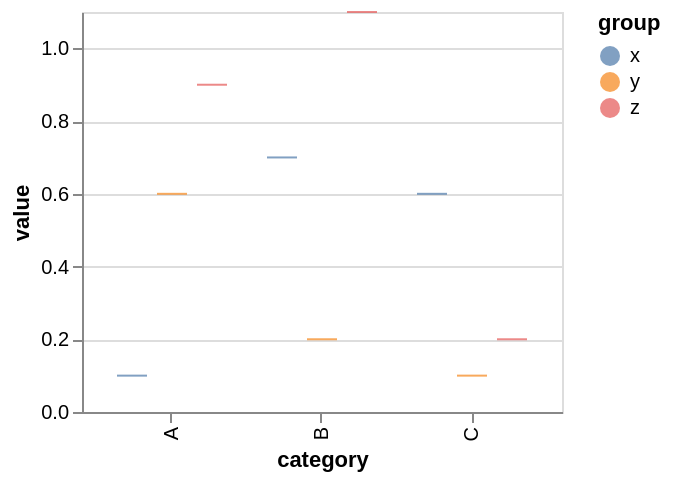

The Vega-Lite source for this figure:
### Vega specification from a JSON file in a GitHub repository (floating-point values rounded to 4 significant figures)
{"$schema": "https://vega.github.io/schema/vega/v5.json", "background": "white", "padding": 5, "height": 200, "style": "cell", "data": [{"name": "source_0", "values": [{"category": "A", "group": "x", "value": 0.1}, {"category": "A", "group": "y", "value": 0.6}, {"category": "A", "group": "z", "value": 0.9}, {"category": "B", "group": "x", "value": 0.7}, {"category": "B", "group": "y", "value": 0.2}, {"category": "B", "group": "z", "value": 1.1}, {"category": "C", "group": "x", "value": 0.6}, {"category": "C", "group": "y", "value": 0.1}, {"category": "C", "group": "z", "value": 0.2}]}, {"name": "data_0", "source": "source_0", "transform": [{"type": "filter", "expr": "isValid(datum[\"value\"]) && isFinite(+datum[\"value\"])"}]}], "signals": [{"name": "x_step", "update": "20 * domain('xOffset').length / (1-0.2)"}, {"name": "width", "update": "bandspace(domain('x').length, 0.2, 0.2) * x_step"}], "marks": [{"name": "marks", "type": "rect", "style": ["tick"], "from": {"data": "data_0"}, "encode": {"update": {"opacity": {"value": 0.7}, "fill": {"scale": "color", "field": "group"}, "ariaRoleDescription": {"value": "tick"}, "description": {"signal": "\"category: \" + (\"\" + datum[\"category\"]) + \"; value: \" + (!isValid(datum[\"value\"]) || !isFinite(+datum[\"value\"]) ? \"\" + datum[\"value\"] : format(datum[\"value\"], \"\")) + \"; group: \" + (\"\" + datum[\"group\"])"}, "xc": {"scale": "x", "field": "category", "offset": {"scale": "xOffset", "field": "group"}}, "yc": {"scale": "y", "field": "value"}, "width": {"value": 15}, "height": {"value": 1}}}}], "scales": [{"name": "x", "type": "band", "domain": {"data": "data_0", "field": "category", "sort": true}, "range": {"step": {"signal": "x_step"}}, "paddingInner": 0.2, "paddingOuter": 0.2}, {"name": "y", "type": "linear", "domain": {"data": "data_0", "field": "value"}, "range": [{"signal": "height"}, 0], "nice": true, "zero": true}, {"name": "xOffset", "type": "point", "domain": {"data": "data_0", "field": "group", "sort": true}, "range": {"step": 20}, "paddingOuter": 0.5}, {"name": "color", "type": "ordinal", "domain": {"data": "data_0", "field": "group", "sort": true}, "range": "category"}], "axes": [{"scale": "y", "orient": "left", "gridScale": "x", "grid": true, "tickCount": {"signal": "ceil(height/40)"}, "domain": false, "labels": false, "aria": false, "maxExtent": 0, "minExtent": 0, "ticks": false, "zindex": 0}, {"scale": "x", "orient": "bottom", "grid": false, "title": "category", "labelAlign": "right", "labelAngle": 270, "labelBaseline": "middle", "zindex": 0}, {"scale": "y", "orient": "left", "grid": false, "title": "value", "labelOverlap": true, "tickCount": {"signal": "ceil(height/40)"}, "zindex": 0}], "legends": [{"fill": "color", "symbolType": "circle", "title": "group", "encode": {"symbols": {"update": {"opacity": {"value": 0.7}}}}}]}
